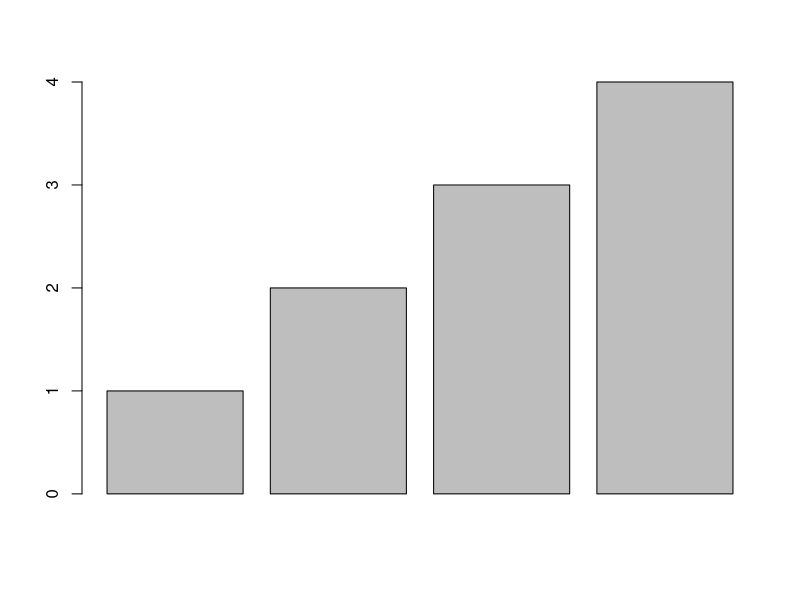
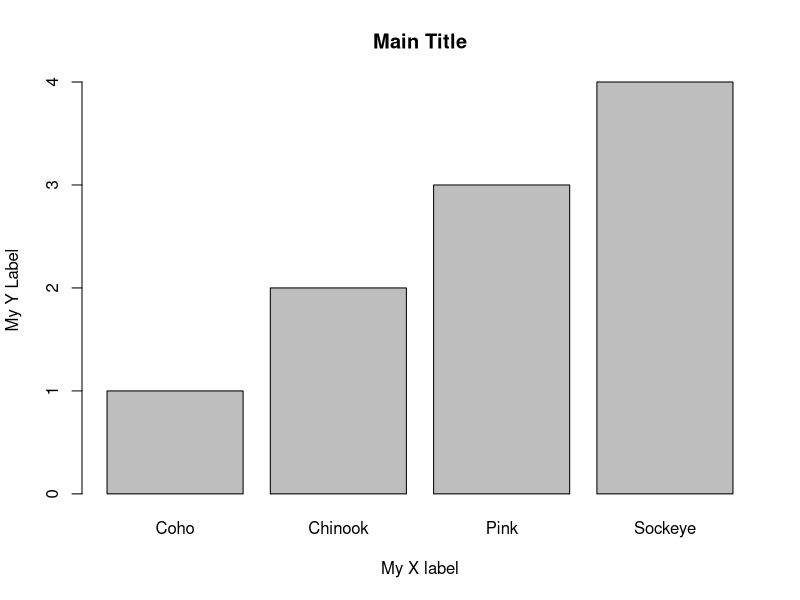
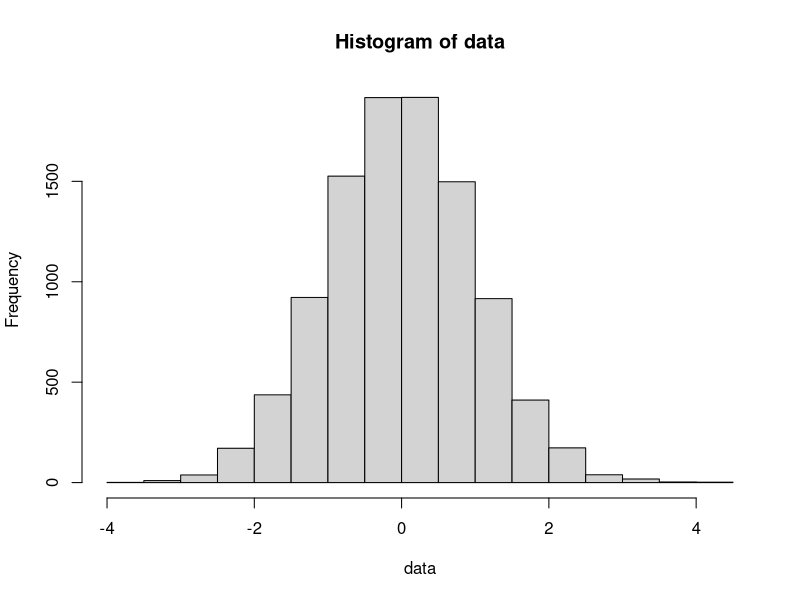
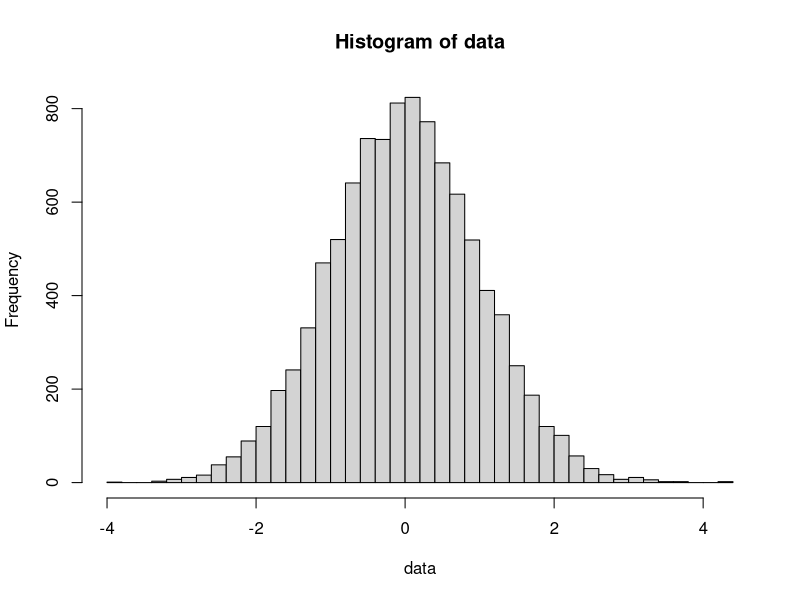
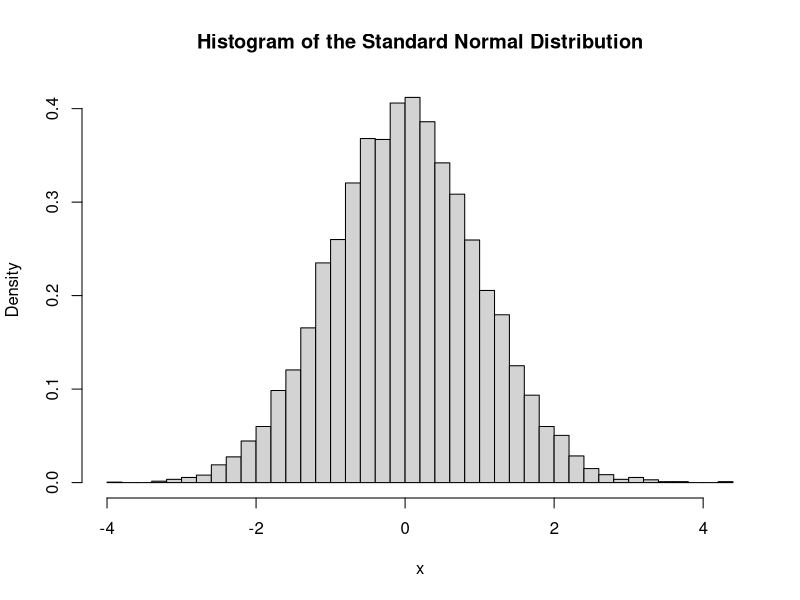
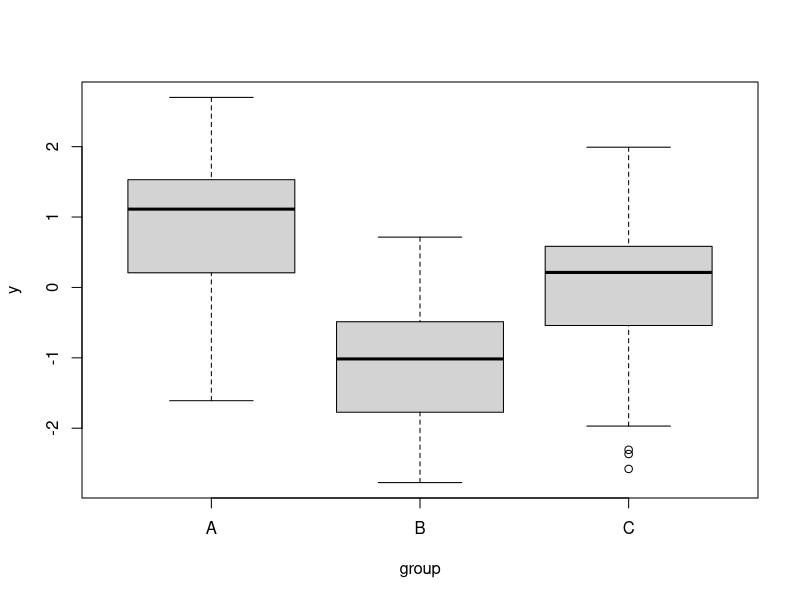
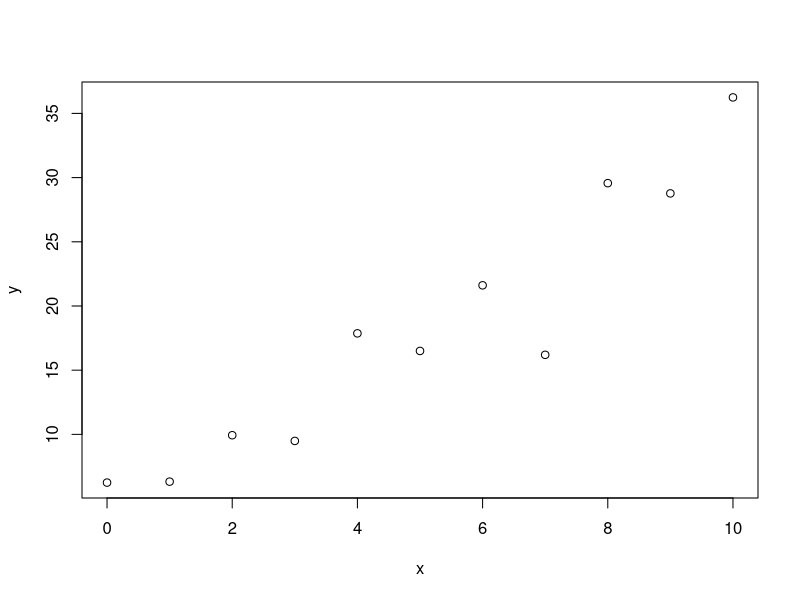
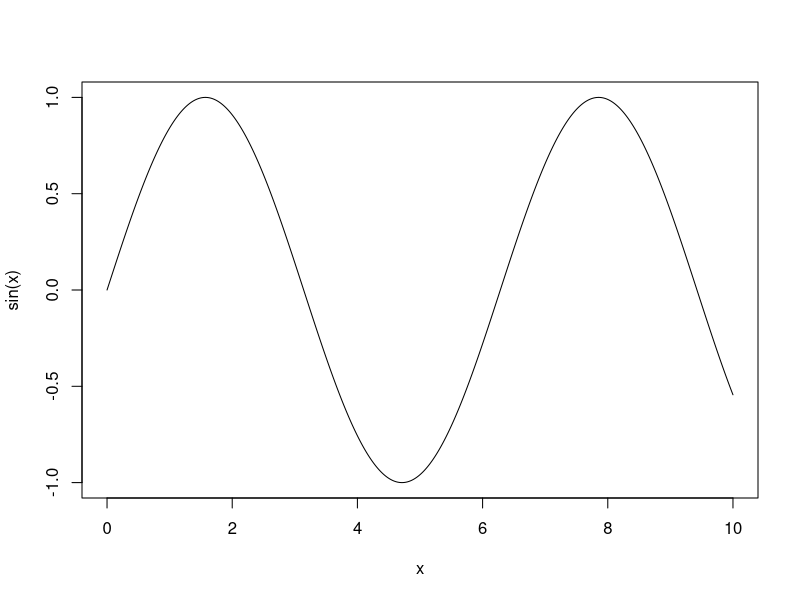

Source code (R) for these figures, in order:
## ---- chunk 1
# Unattach any packages that happen to already be loaded. In general this is unecessary
# but is important for the creation of the book to not have package namespaces
# fighting unexpectedly.
pkgs = names(sessionInfo()$otherPkgs)
if( length(pkgs > 0)){
  pkgs = paste('package:', pkgs, sep = "")
  for( i in 1:length(pkgs)){
    detach(pkgs[i], character.only = TRUE, force=TRUE)
  }
}
## ---- chunk 2
x <- 1:4     # The vector 1,2,3,4
barplot(x)   # First bar has height 1, next is 2, etc
## ---- chunk 3
x <- 1:4
barplot(x, 
        xlab='My X label', 
        ylab='My Y Label', 
        main='Main Title', 
	      names.arg=c('Coho','Chinook','Pink','Sockeye')
        )
## ---- chunk 4
set.seed(200)
## ---- chunk 5
data <- rnorm(10000)
hist(data)
## ---- chunk 6
hist(data, breaks=30)
## ---- chunk 7
hist(data, breaks=30, freq=FALSE, xlab='x', 
     main='Histogram of the Standard Normal Distribution' )
## ---- chunk 8
y <- c( rnorm(50, mean=1),    # Group A is centered at 1
        rnorm(50, mean=-1),   # Group B is centered at -1
        rnorm(50, mean=0))    # Group C is centered at 0
group <- c( rep('A', 50), rep('B',50), rep('C',50) )
boxplot(y ~ group)
## ---- chunk 9
x <- seq(0,10,by=1)
y <- 2 + 3*x + rnorm(10, sd=4)
plot(x, y)
## ---- chunk 10
x <- seq(0,10,by=.01)
plot(x, sin(x), type='l')
## ---- chunk 11
plot(NA, NA, xlim=c(0,2), ylim=c(0,1), type='n', 
	xlab='X Label', ylab='Y Label', main='Main Title')
## ---- chunk 12
plot(x=c(0,2),y=c(0,1), #type='n', 
	xlab='X Label', ylab='Y Label', main='Main Title')
points( 0, 0 )            # open circle
points(.25, .25, pch=19)  # closed black dot
points(.50, .50, pch=22, col='red')  # open red square
points(1.0, 1.0, col=2, lwd=3)       # thick open red circle 
points(c(1,1.5,2), c(0,.5,1), col=3) # green circles
## ---- chunk 13
plot(NA, NA, xlim=c(0,2), ylim=c(0,1), type='n',        # Set up a blank plot...
	xlab='X Label', ylab='Y Label', main='Main Title')
abline(1, -1/2)                   # Black line y-intercept=1, slope=-1/2
abline(v=1, col=2, lwd=3)         # Vertical solid red line
abline(h=.5, col=3, lty=2, lwd=5) # Horizonal green dashed line
## ---- chunk 14
x <- seq(0,1, length.out=30)
y <- 3 + 2*x + rnorm(30)
plot(x,y)
abline( coef(lm(y~x)) )    # add the regression line to the plot
## ---- chunk 15
plot(NA, NA, xlim=c(0,7), ylim=c(-1,1), type='n',   # again a blank plot
	xlab='X', ylab='Y', main='sin(x)')
x <- seq(0,7, length=201)                           # 201 values from 0 to 7
lines(x, sin(x))                                    # sin(x)
abline(h=0)                                         # Horizontal line at 0
## ---- chunk 16
x <- seq( 0, 10, length=101)
y <- seq(10, 20, length=101)
z <- matrix(NA, ncol=101, nrow=101)
for(i in 1:101){
	for(j in 1:101){
		z[i,j] <- x[i] * y[j]^2
	}
}
contour(x,y,z, xlab='x', ylab='y', main='Example Contour Plot')
## ---- chunk 17
library(MASS)
library(dplyr)
birthwt <- birthwt %>% mutate(
  race  = factor(race,  labels=c('White','Black','Other')),
  smoke = factor(smoke, labels=c('No Smoke', 'Smoke')))
